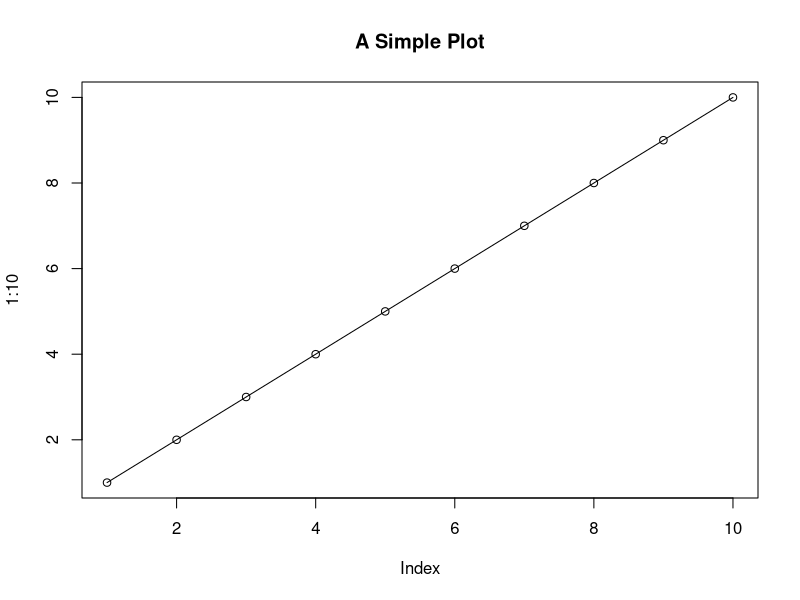

Write R code to recreate this figure.
## ---- chunk 1
1 + 1
## ---- chunk 2
#| echo: false
2 * 2
## ---- chunk 3
plot(1:10, type = 'o', main = "A Simple Plot")
